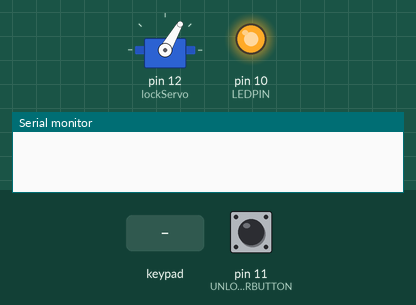
Recording of a sketch running on a simulated Arduino Uno, built with avr-gcc and run on an emulated ATmega328P. Shown: servo, output pins drawn as LEDs (lit = HIGH), the last lines printed to the serial monitor. Dashed ring = blinking. Inputs (shaded band) come from the test bench; at power-on: pin 11 (UNLOCKERBUTTON) LOW.

Above: at 1.2 s.
1.3 s: keypad keys 1 1 1 1 pressed 0.4 s apart
At 1.75 s:
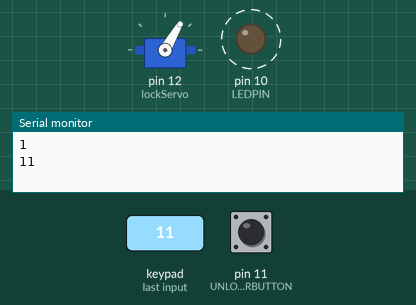
4.4 s: key 'A' pressed
At 5.4 s:
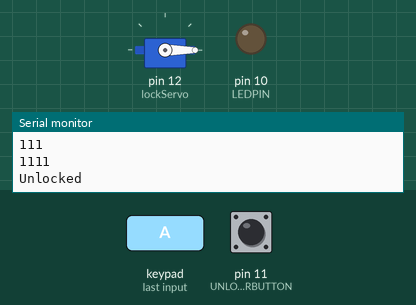
5.9 s: pin 11 (UNLOCKERBUTTON) pulled HIGH for 3.2 s
At 7.7 s:
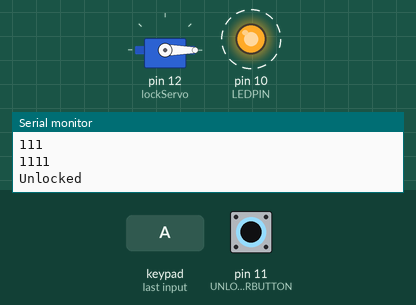
11.4 s: pin 11 (UNLOCKERBUTTON) pulled HIGH for 0.15 s
At 11.7 s:
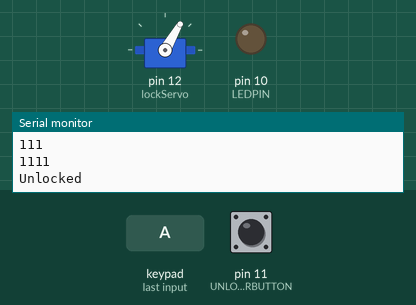
13.9 s: pin 11 (UNLOCKERBUTTON) pulled HIGH for 1 s
At 14.7 s:
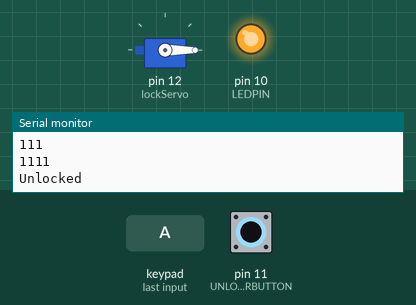
16.4 s: key '*' pressed
Timing chart, 0 to 19.0 s (numbered marks = the images above; inputs shaded):
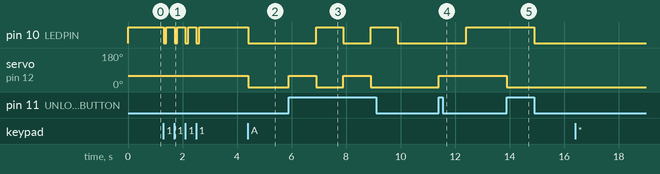

Measured:
- after the input at 1.3 s, pin 10 (LEDPIN): alternates HIGH for 0.30 s and LOW for 0.10 s, 8 changes in all, then stays HIGH, starting at once
- after the input at 4.4 s, pin 10 (LEDPIN): HIGH → LOW at once; servo on pin 12 (lockServo): 60° → 0° at once
- after the input at 5.9 s, pin 10 (LEDPIN): alternates HIGH for 1.0 s and LOW for 1.0 s, starting after 1.0 s; servo on pin 12 (lockServo): alternates 60° for 1.0 s and 0° for 1.0 s, 4 changes in all, then stays 0°, starting at once
- after the input at 11.4 s, pin 10 (LEDPIN): LOW → HIGH after 1.0 s; servo on pin 12 (lockServo): 0° → 60° at once
- after the input at 13.9 s, pin 10 (LEDPIN): HIGH → LOW after 1.0 s; servo on pin 12 (lockServo): 60° → 0° at once

The sketch:

KeypadServoLock.ino
```cpp
#include <Servo.h>
#include <Keypad.h>

#define LOCKEDPOSITION 60
#define UNLOCKEDPOSITION 0
#define UNLOCKERBUTTON 11
#define LEDPIN 10
#define PASSWORDLENGTH 4  //change this for longer or shorter passwords

Servo lockServo;
int isLocked = 1;

char keypadKey;
char keypadInput[PASSWORDLENGTH + 1]; //the +1 is a workaround for a weird array bug happening when the last position received value
const char definedPassword[PASSWORDLENGTH + 1] = "1111";  //change this to change the required password
int inputCount = 0;
int i = 0;

const byte ROWS = 4;
const byte COLS = 4;

char hexaKeys[ROWS][COLS] = {
  {'1', '2', '3', 'A'},
  {'4', '5', '6', 'B'},
  {'7', '8', '9', 'C'},
  {'*', '0', '#', 'D'}
};

byte rowPins[ROWS] = {9, 8, 7, 6};
byte colPins[COLS] = {5, 4, 3, 2};

Keypad keypad = Keypad(makeKeymap(hexaKeys), rowPins, colPins, ROWS, COLS);

//int servoPosition = 0;  used only for testing

void setup() {
  Serial.begin(9600);
  lockServo.attach(12);
  lockServo.write(LOCKEDPOSITION);
  pinMode(UNLOCKERBUTTON, INPUT);
  pinMode(LEDPIN, OUTPUT);
}

void blink()
{
  digitalWrite(LEDPIN, LOW);
  delay(100);
  digitalWrite(LEDPIN, HIGH);
}

void loop() {
  /*if (Serial.available()) Test for position values; use values in range (1, 180)
    {
      servoPosition = Serial.parseInt();
      if (servoPosition)
      {
        lockServo.write(servoPosition);
        Serial.println(servoPosition);
      }
    }*/
  keypadKey = keypad.getKey();

  if (isLocked)
    digitalWrite(LEDPIN, HIGH);
  else
    digitalWrite(LEDPIN, LOW);

  if (digitalRead(UNLOCKERBUTTON))
  {
    if (isLocked)
      lockServo.write(UNLOCKEDPOSITION);
    else
      lockServo.write(LOCKEDPOSITION);
    isLocked = !isLocked;
    delay(1000);
  }


  switch (keypadKey)
  {
    case '0':
    case '1':
    case '2':
    case '3':
    case '4':
    case '5':
    case '6':
    case '7':
    case '8':
    case '9':
    case '#':
    case '*':
      if (inputCount == PASSWORDLENGTH) //if you keep typing more characters than the password, the 'input cursor' will loop
        inputCount = 0;                 //eg. the current input is '1234', '5' is pressed, now the input is '5234'
      keypadInput[inputCount] = keypadKey;
      Serial.println(keypadInput);
      inputCount++;
      digitalWrite(LEDPIN, LOW);
      delay(100);
      digitalWrite(LEDPIN, HIGH);
      break;
    case 'A':
      if (!strcmp(keypadInput, definedPassword))
      {
        Serial.println("Unlocked");
        lockServo.write(UNLOCKEDPOSITION);
        isLocked = 0;
      }
      inputCount = 0;
      for (int i = 0; i < PASSWORDLENGTH; i++)
        keypadInput[i] = 0;
      Serial.println(keypadInput);
      blink();
      break;
    case 'B':
      inputCount--;
      keypadInput[inputCount] = 0;
      Serial.println(keypadInput);
      blink();
      break;
    case 'C':
      for (int i = 0; i < PASSWORDLENGTH; i++)
        keypadInput[i] = 0;
      inputCount = 0;
      blink();
      break;
    case 'D':
      if (!isLocked)
      {
        lockServo.write(LOCKEDPOSITION);
        isLocked = 1;
      }
  }
}
```
